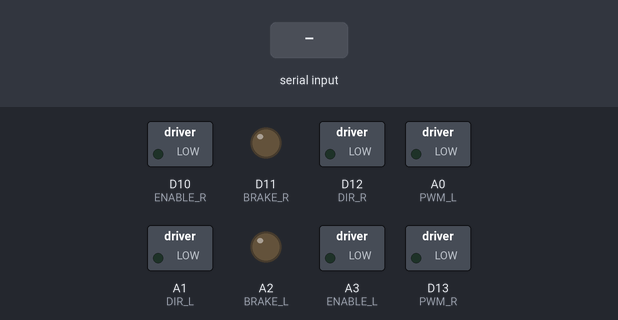
Simulated run of this program. Board: CircuitPython board. On the bench: switched loads named in the program (green lamp = pin HIGH), output pins drawn as LEDs (lit = HIGH). The inputs (shaded band) are chosen by the test bench. What the program prints to the serial console is not drawn.

Above: at 1.2 s.
1.3 s: "W" typed at the serial console
At 3.6 s:
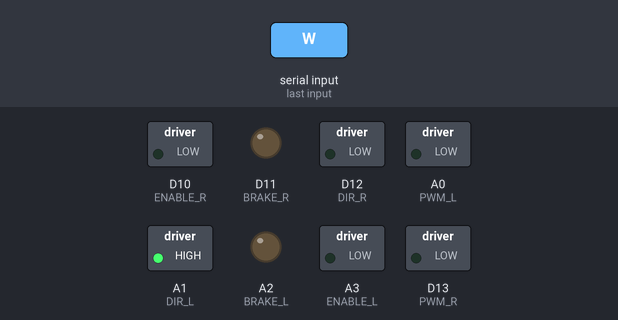
4.3 s: "S" typed at the serial console
At 5.9 s:
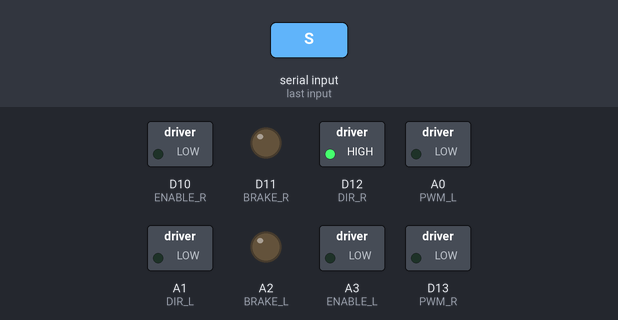
7.3 s: "A" typed at the serial console
At 7.8 s:
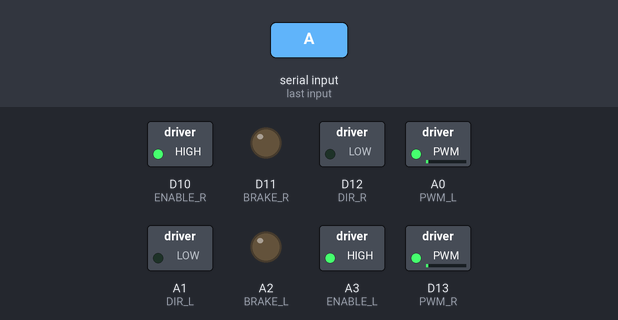
10.3 s: "D" typed at the serial console
At 11.6 s:
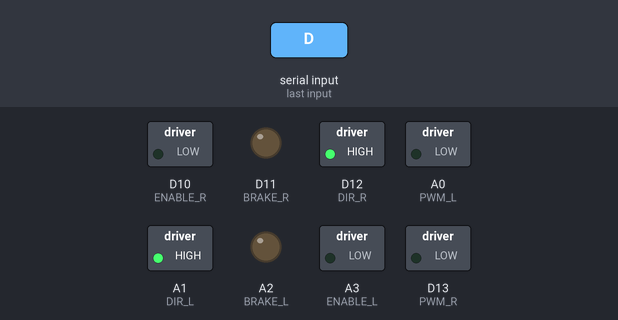
13.3 s: "B" typed at the serial console
At 13.9 s:
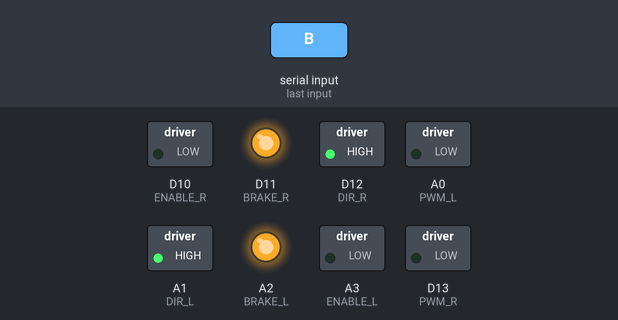
Timing chart, 0 to 15.8 s (numbered marks = the images above; inputs shaded):
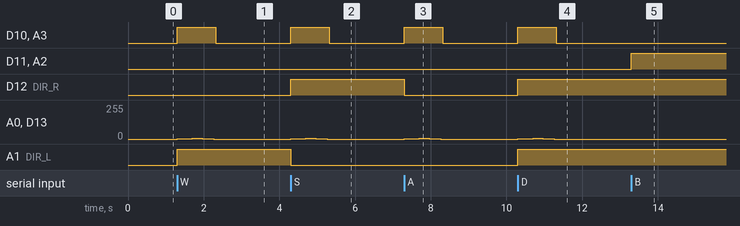

Measured:
- after the input at 1.3 s, D10 (ENABLE_R), A3 (ENABLE_L): LOW → HIGH at once, → LOW 1.0 s later; A0 (PWM_L), D13 (PWM_R): rises from 0/255 to 5/255 in 0.40 s, then falls to 0/255 in 0.56 s; A1 (DIR_L): LOW → HIGH at once
- after the input at 4.3 s, D10 (ENABLE_R), A3 (ENABLE_L): LOW → HIGH at once, → LOW 1.0 s later; D12 (DIR_R): LOW → HIGH at once; A0 (PWM_L), D13 (PWM_R): rises from 0/255 to 5/255 in 0.40 s, then falls to 0/255 in 0.56 s; A1 (DIR_L): HIGH → LOW at once
- after the input at 7.3 s, D10 (ENABLE_R), A3 (ENABLE_L): LOW → HIGH at once, → LOW 1.0 s later; D12 (DIR_R): HIGH → LOW at once; A0 (PWM_L), D13 (PWM_R): rises from 0/255 to 5/255 in 0.40 s, then falls to 0/255 in 0.56 s
- after the input at 10.3 s, D10 (ENABLE_R), A3 (ENABLE_L): LOW → HIGH at once, → LOW 1.0 s later; D12 (DIR_R), A1 (DIR_L): LOW → HIGH at once; A0 (PWM_L), D13 (PWM_R): rises from 0/255 to 5/255 in 0.40 s, then falls to 0/255 in 0.56 s
- after the input at 13.3 s, D11 (BRAKE_R), A2 (BRAKE_L): LOW → HIGH at once

The program:

code-backup-worksmaybe.py
```python
import board
import digitalio
import pwmio
import time
import sys


## end testing
# === Configuration ===
SPEED_LEVELS = [0.01, 0.02, 0.05, 0.1, 0.2]  # Define different speed levels
speed_index = 1  # Default speed level (middle of the list)
PWM_FREQUENCY = 1000  # PWM frequency in Hz
MOVE_DURATION = 0.01  # Duration to run the motors on each key press (in seconds)

# === Pin Assignments ===
DIR_R_PIN = board.D12  # Direction control for left motor
BRAKE_R_PIN = board.D11  # Brake control for left motor
ENABLE_R_PIN = board.D10  # Enable control for left motor
PWM_R_PIN = board.D13  # PWM control for left motor speed

DIR_L_PIN = board.A1  # Direction control for right motor
BRAKE_L_PIN = board.A2  # Brake control for right motor
ENABLE_L_PIN = board.A3  # Enable control for right motor
PWM_L_PIN = board.A0  # PWM control for right motor speed

# === Define Motor Control Pins ===
DIR_L = digitalio.DigitalInOut(DIR_L_PIN)
BRAKE_L = digitalio.DigitalInOut(BRAKE_L_PIN)
ENABLE_L = digitalio.DigitalInOut(ENABLE_L_PIN)
PWM_L = pwmio.PWMOut(PWM_L_PIN, frequency=PWM_FREQUENCY, duty_cycle=0)

DIR_R = digitalio.DigitalInOut(DIR_R_PIN)
BRAKE_R = digitalio.DigitalInOut(BRAKE_R_PIN)
ENABLE_R = digitalio.DigitalInOut(ENABLE_R_PIN)
PWM_R = pwmio.PWMOut(PWM_R_PIN, frequency=PWM_FREQUENCY, duty_cycle=0)

# Configure pins as outputs
for pin in [DIR_L, BRAKE_L, ENABLE_L, DIR_R, BRAKE_R, ENABLE_R]:
    pin.direction = digitalio.Direction.OUTPUT

# === Motor Control Functions ===

# Brake toggle state
brakes_engaged = False

def toggle_brakes():
    """ Toggles the brakes for both left and right motors. """
    global brakes_engaged
    brakes_engaged = not brakes_engaged
    BRAKE_L.value = 1 if brakes_engaged else 0
    BRAKE_R.value = 1 if brakes_engaged else 0
    print(f"Brakes {'engaged' if brakes_engaged else 'released'}")

# Direction Inversion Flags
dir_L_inverted = True
dir_R_inverted = False

def toggle_dir_L():
    """ Toggles the direction logic for the left motor """
    global dir_L_inverted
    dir_L_inverted = not dir_L_inverted
    print(f"Left Motor Direction Inverted: {dir_L_inverted}")

def toggle_dir_R():
    """ Toggles the direction logic for the right motor """
    global dir_R_inverted
    dir_R_inverted = not dir_R_inverted
    print(f"Right Motor Direction Inverted: {dir_R_inverted}")

def set_speed(left_speed: float, right_speed: float, ramp_time=0.5):
    """ Gradually ramps the motor speed up or down to avoid abrupt movements. """
    current_left = PWM_L.duty_cycle / 65535
    current_right = PWM_R.duty_cycle / 65535
    steps = 5  # Reduced steps for faster response
    delay = ramp_time / steps

    for i in range(1, steps + 1):
        easing_factor = (i / steps) ** 2
        PWM_L.duty_cycle = int(((current_left + (left_speed - current_left) * easing_factor) * 65535))
        PWM_R.duty_cycle = int(((current_right + (right_speed - current_right) * easing_factor) * 65535))
        time.sleep(delay)

    # Explicitly set final speeds
    PWM_L.duty_cycle = int(left_speed * 65535)
    PWM_R.duty_cycle = int(right_speed * 65535)

def move(forward=True):
    """ Moves the robot at the selected speed in the given direction for a fixed duration. """
    left_speed = SPEED_LEVELS[speed_index]
    right_speed = SPEED_LEVELS[speed_index]

    ENABLE_L.value = 1  # Enable motors
    ENABLE_R.value = 1
    DIR_L.value = (0 if forward else 1) if not dir_L_inverted else (1 if forward else 0)
    DIR_R.value = (0 if forward else 1) if not dir_R_inverted else (1 if forward else 0)
    BRAKE_L.value = 0
    BRAKE_R.value = 0
    print(f"Moving {'forward' if forward else 'backward'}: Left speed = {left_speed}, Right speed = {right_speed}")

    set_speed(left_speed, right_speed)
    time.sleep(MOVE_DURATION)
    stop()

def stop():
    """ Gradually stops the motors instead of abrupt braking. """
    print("DEBUG: stop() called - stopping motors")
    for i in range(10, 0, -1):
        PWM_L.duty_cycle = int(PWM_L.duty_cycle * (i / 10))
        PWM_R.duty_cycle = int(PWM_R.duty_cycle * (i / 10))
        time.sleep(0.05)

    # Explicitly stop motors
    PWM_L.duty_cycle = 0
    PWM_R.duty_cycle = 0
    ENABLE_L.value = 0
    ENABLE_R.value = 0
    print("Stopping: Motors disabled")
    time.sleep(0.1)

def pivot_left():
    """ Spins the robot in place to the left at the selected speed. """
    print("DEBUG: pivot_left() called - executing pivot turn left")
    left_speed = SPEED_LEVELS[speed_index]
    right_speed = SPEED_LEVELS[speed_index]

    ENABLE_L.value = 1
    ENABLE_R.value = 1
    DIR_L.value = (1 if not dir_L_inverted else 0)  # Left wheel moves backward
    DIR_R.value = (0 if not dir_R_inverted else 1)  # Right wheel moves forward
    BRAKE_L.value = 0
    BRAKE_R.value = 0
    set_speed(left_speed, right_speed)
    time.sleep(MOVE_DURATION)
    stop()

def pivot_right():
    """ Spins the robot in place to the right at the selected speed. """
    print("DEBUG: pivot_right() called - executing pivot turn right")
    left_speed = SPEED_LEVELS[speed_index]
    right_speed = SPEED_LEVELS[speed_index]

    ENABLE_L.value = 1  # Enable motors
    ENABLE_R.value = 1
    DIR_L.value = (0 if not dir_L_inverted else 1)  # Left wheel moves forward
    DIR_R.value = (1 if not dir_R_inverted else 0)  # Right wheel moves backward
    BRAKE_L.value = 0
    BRAKE_R.value = 0
    set_speed(left_speed, right_speed)
    time.sleep(MOVE_DURATION)
    stop()

# === Serial Control ===
print("Starting Serial Control... Use keys to control the robot.")
print("B: Toggle Brakes")
print("W: Forward, S: Backward, A: Left, D: Right, X: Stop, +: Increase Speed, -: Decrease Speed, L: Toggle Left Dir, R: Toggle Right Dir")

def increase_speed():
    """ Increases speed index safely without exceeding limits. """
    global speed_index
    if speed_index < len(SPEED_LEVELS) - 1:
        speed_index += 1
    print(f"Speed increased: {SPEED_LEVELS[speed_index]}")

def decrease_speed():
    """ Decreases speed index safely without going below 0. """
    global speed_index
    if speed_index > 0:
        speed_index -= 1
    print(f"Speed decreased: {SPEED_LEVELS[speed_index]}")

while True:
    print("DEBUG: Waiting for user input...")
    command = sys.stdin.read(1).strip().upper()
    if command == "W":
        move(forward=True)  # No need to pass speed explicitly
        # move(SPEED_LEVELS[speed_index], SPEED_LEVELS[speed_index], forward=True)
    elif command == "S":
         move(forward=False)
        # move(SPEED_LEVELS[speed_index], SPEED_LEVELS[speed_index], forward=False)
    elif command == "A":
        pivot_left()
    elif command == "D":
        pivot_right()
    elif command == "X":
        stop()
    elif command == "+":
        increase_speed()
    elif command == "-":
        decrease_speed()
    elif command == "L":
        toggle_dir_L()
    elif command == "R":
        toggle_dir_R()
    elif command == "B":
        toggle_brakes()
    else:
        print("Invalid command. Use W, S, A, D, X, +, -, L, or R.")
```
